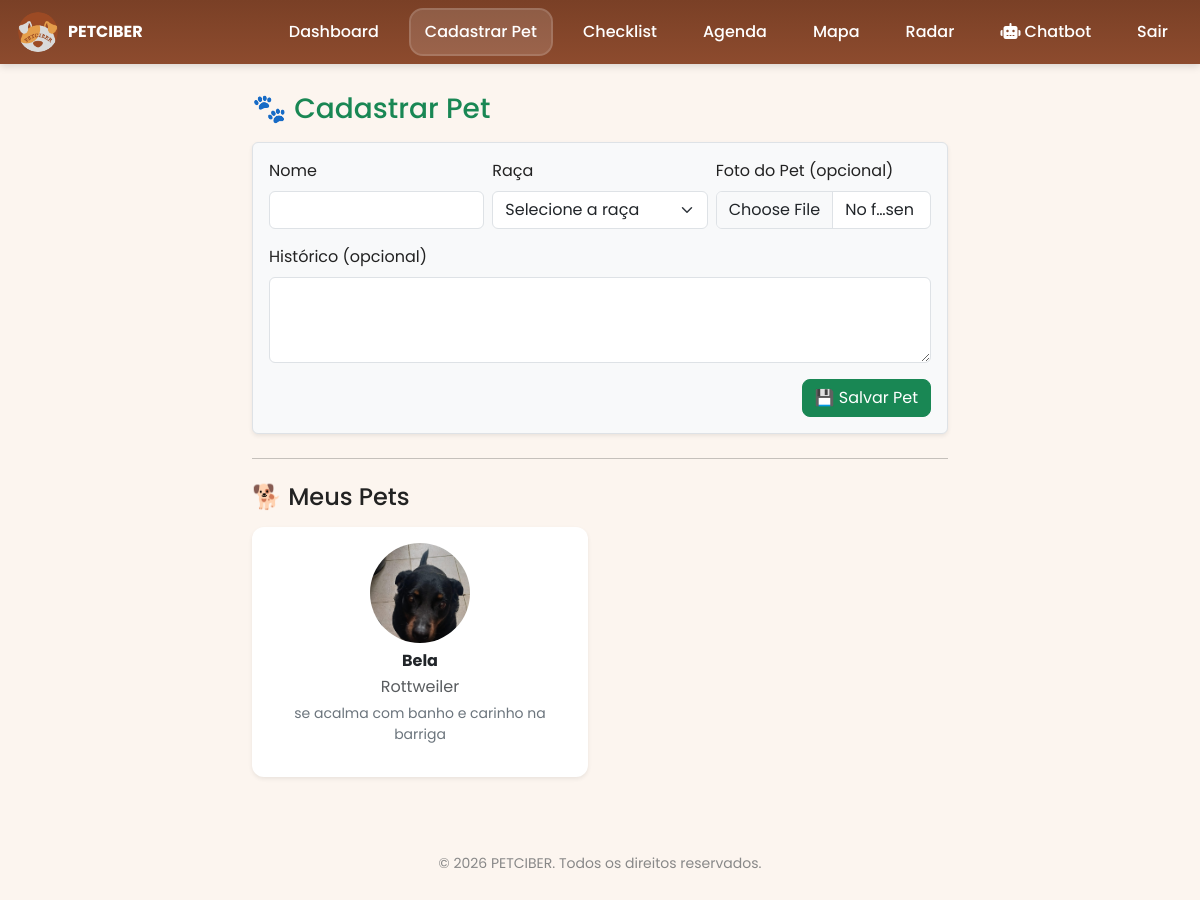
Page /cadastrar_pet (signed in) on the committed database.
### tables this page shows
CREATE TABLE pets (
            id INTEGER PRIMARY KEY AUTOINCREMENT,
            nome TEXT NOT NULL,
            raca TEXT,
            historico TEXT,
            foto TEXT,
            dono_email TEXT,
            tag_uid TEXT UNIQUE
        );

### app.py (the view, shortened to what this page needs)
@app.route("/cadastrar_pet", methods=["GET", "POST"])
def cadastrar_pet():
    if "usuario" not in session:
        return redirect(url_for("login"))
    con = sqlite3.connect("petciber.db")
    cur = con.cursor()
    cur.execute("SELECT id, nome, raca, historico, foto FROM pets WHERE dono_email = ?", (session["usuario"],))
    pets = [{"id": r[0], "nome": r[1], "raca": r[2], "historico": r[3], "foto": r[4]} for r in cur.fetchall()]
    con.close()
    racas = ["Labrador", "Poodle", "Bulldog", "Golden Retriever", "SRD", "Shih Tzu", "Yorkshire"]
    return render_template("cadastrar_pet.html", pets=pets, racas=racas)

### app.py (called while the page is built)
@app.context_processor
def inject_year():
    return {"year": datetime.now().year}

### templates/cadastrar_pet.html (shortened to what this page needs)
{% extends 'base.html' %}
{% block content %}
<div class="container" style="max-width:720px">
  <h3 class="mb-3 text-success">🐾 Cadastrar Pet</h3>
  <form method="post" enctype="multipart/form-data" class="p-3 border rounded shadow-sm bg-light">
    <div class="row g-2">
      <div class="col-md-4">
        <label class="form-label">Nome</label>
        <input name="nome" class="form-control" required>
      </div>
      <div class="col-md-4">
        <label class="form-label">Raça</label>
        <select name="raca" class="form-select" required>
          <option value="">Selecione a raça</option>
        </select>
      </div>
      <div class="col-md-4">
        <label class="form-label">Foto do Pet (opcional)</label>
        <input type="file" name="foto" class="form-control" accept="image/*">
      </div>
    </div>
    <div class="mt-3">
      <label class="form-label">Histórico (opcional)</label>
      <textarea name="historico" class="form-control" rows="3"></textarea>
    </div>
    <div class="text-end mt-3">
      <button class="btn btn-success">💾 Salvar Pet</button>
    </div>
  </form>
  <hr class="my-4">
  <h4 class="mb-3">🐕 Meus Pets</h4>
  {% if pets and pets|length > 0 %}
    <div class="row">
      {% for pet in pets %}
      <div class="col-md-6 mb-3">
        <div class="card shadow-sm border-0 h-100">
          <div class="card-body text-center">
            {% if pet.foto %}
              <img src="{{ url_for('static', filename='uploads/' ~ pet.foto) }}"
                   alt="{{ pet.nome }}"
                   class="img-fluid rounded-circle mb-2"
                   style="width:100px;height:100px;object-fit:cover;">
            {% else %}
              <img src="{{ url_for('static', filename='img/pet-fallback.png') }}"
                   alt="Sem foto"
                   class="img-fluid rounded-circle mb-2"
                   style="width:100px;height:100px;object-fit:cover;">
            {% endif %}
            <h6 class="fw-bold mb-1">{{ pet.nome }}</h6>
            <p class="text-muted mb-1">{{ pet.raca or 'Raça não informada' }}</p>
            {% if pet.historico %}
              <p class="small text-secondary">{{ pet.historico }}</p>
            {% endif %}
          </div>
        </div>
      </div>
      {% endfor %}
    </div>
  {% else %}
    <p class="text-muted text-center">Nenhum pet cadastrado ainda. 🐾</p>
  {% endif %}
</div>
{% endblock %}

### static/css/app.css (style rules this page uses)
.card { border-radius: 12px; box-shadow: 0 6px 14px rgba(0,0,0,.08); }
.btn { border-radius: 8px; }
.img-fluid { object-fit: cover; }

### templates/base.html (style rules this page uses)
:root { --topbar:#8d4b2e; --topbar-2:#7a4026; --text:#fff; --hover:rgba(255,255,255,.14); --font:'Poppins', system-ui, -apple-system, Segoe UI, Roboto, "Helvetica Neue", Arial, "Noto Sans"; --page-bg:#fcf5ef; }
body { background:var(--page-bg); color:#222; font-family:var(--font); margin:0 }

### rows in the picture
pets: foto (picture), nome "Bela", raca "Rottweiler", historico "se acalma com banho e carinho na barriga"
